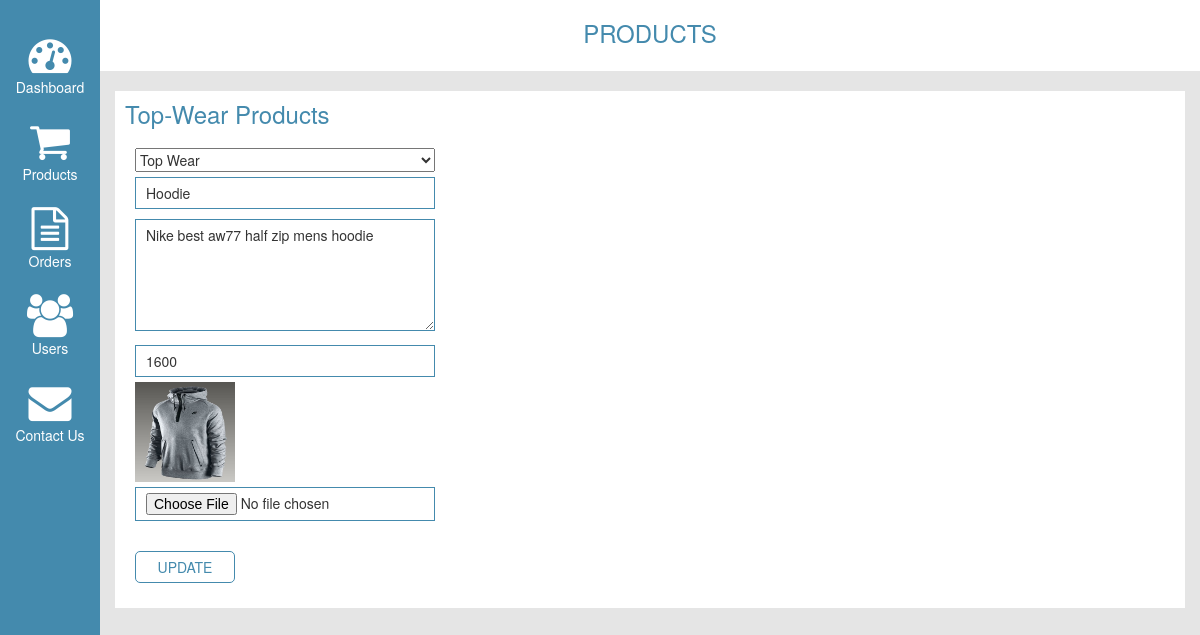
Screenshot of /admin/updateProduct.php?id=2 with the database file from the repository.
### tables this page shows
CREATE TABLE `products` (
  `product_id` int(11) NOT NULL,
  `category_id` int(11) NOT NULL,
  `product_name` varchar(255) NOT NULL,
  `product_desc` text NOT NULL,
  `product_rate` int(11) NOT NULL,
  `product_image` varchar(255) NOT NULL
);

### include/classes/class.admin.php (called while the page is built, shortened)
<?php
class ADMIN
{
	private $conn;
	public function __construct()
	{
		$database = new Database();
		$db = $database->dbConn();
		$this->conn = $db;
    }
	public function runQuery($sql)
	{
		$stmt = $this->conn->prepare($sql);
		return $stmt;
	}
}

### admin/updateProduct.php (the view, shortened to what this page needs)
<?php
include ("header.php");
?>
<div class="col-xs-12 col-sm-11 col-md-11 no-padding main-title">
    <h3>products</h3>
</div>
<div class="col-xs-12 col-sm-11 col-md-11">
    <div class="db-contents">
        <h3>top-wear products</h3>
        <?php
            require_once '../include/classes/class.admin.php';
            $admin=new ADMIN;
            $id = $_GET['id'];
				$result = $admin->runQuery(" SELECT * FROM products where product_id='$id'");
				$result->execute();
				while($row = $result->fetch(PDO::FETCH_ASSOC)){
					$cat_id = $row['category_id'];
					$product_name = $row['product_name'];
                    $description = $row['product_desc'];
					$product_rate = $row['product_rate'];
                    $product_image = $row['product_image'];
				}
			?>
        <form method="post" enctype="multipart/form-data">
            <select name="cat_id" id="cat_id" style="width:300px;">
						<?php
							$sql1 = "SELECT * FROM category";
							$result1 = $admin->runQuery($sql1);
							$result1->execute();
							while ($row = $result1->fetch(PDO::FETCH_ASSOC)) {
								if ($cat_id == $row['cat_id']) {
									echo "<option value='" . $cat_id . "' selected>" . $row['cat_name'] . "</option>";
								} else {
									echo "<option value='" . $cat_id . "'>" . $row['cat_name'] . "</option>";
								}
							}
						?>
			</select><br />
            <input type="text" name="prod_name" value="<?php echo $product_name?>" /><br />
            <textarea placeholder="Product description" name="prod_desc" rows="5"><?php echo $description ?></textarea><br />
            <input type="text" name="prod_rate" value="<?php echo $product_rate ?>" /><br />
            <?php echo "<img height='100' width='100' src='../assests/images/$product_image'>";?><input type="file" name="prod_image" value="photo" /><br />
            <input type="submit" name="update" value="UPDATE" />
        </form>
    </div>
</div>
<?php
include ("footer.php");
?>

### assests/css/dashboardStyle.css (style rules this page uses)
body { font-family: 'Raleway', sans-serif; background: #e5e5e5!important; }
.no-padding { padding-left: 0!important; padding-right:0!important; }
.main-title { background: #ffffff; text-align:center; padding-bottom:15px; }
.main-title h3 { text-transform: uppercase; color:#448aad; }
.db-contents { background: #ffffff; padding-bottom:20px; }
.db-contents h3 { text-transform: capitalize; color:#448aad; padding:10px; }
form { padding:0 20px; }
.db-contents form input, .db-contents form textarea { width:300px; padding:5px 10px; margin:5px 0; border:1px solid #448aad; }
.db-contents form input:last-child { width:100px; border-radius:5px; color:#448aad; background: #ffffff; }

### rows the page displays
products: prod_name "Hoodie", prod_desc "Nike best aw77 half zip mens hoodie", prod_rate "1600", product_image (picture)

### other values shown
form field cat_id "Top Wear"
